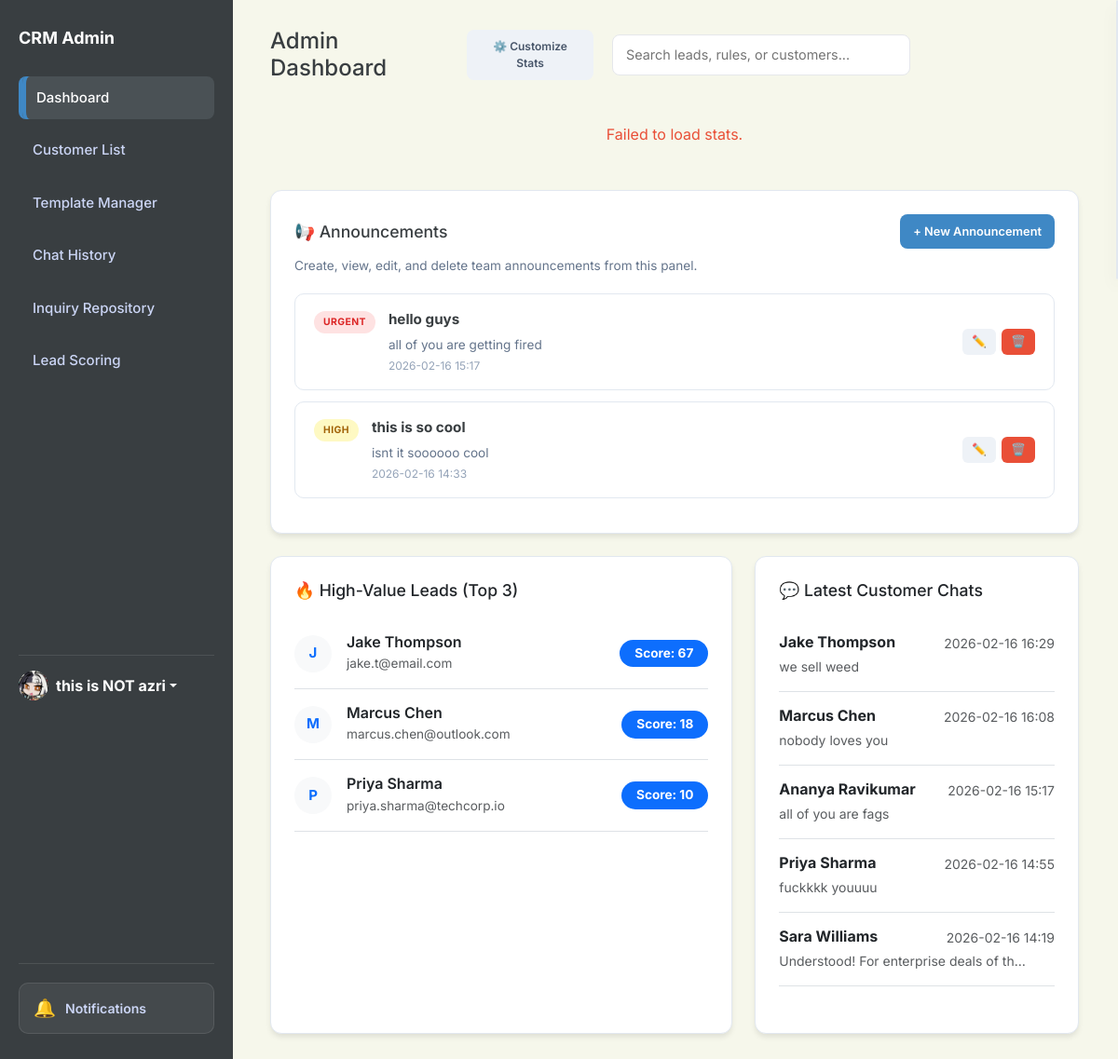
The page /dashboard (signed in) on the database its author committed.
### app.py (models this page shows, shortened)
class Announcement(db.Model):
    id = db.Column(db.Integer, primary_key=True)
    title = db.Column(db.String(150), nullable=False)
    content = db.Column(db.Text, nullable=False)
    priority = db.Column(db.String(20), nullable=False, default='normal')  # low, normal, high, urgent
    created_at = db.Column(db.String(50))

class ChatSession(db.Model):
    id = db.Column(db.Integer, primary_key=True)
    visitor_name = db.Column(db.String(100), nullable=False)
    visitor_email = db.Column(db.String(120))
    status = db.Column(db.String(20), default='bot')  # bot, agent_active, closed
    linked_customer_id = db.Column(db.Integer, db.ForeignKey('customer.id'), nullable=True)
    linked_inquiry_id = db.Column(db.Integer, db.ForeignKey('inquiry.id'), nullable=True)
    created_at = db.Column(db.String(50))
    updated_at = db.Column(db.String(50))
    tags = db.Column(db.String(200), default='')  # comma-separated: impt,waiting,completed
    archived = db.Column(db.Boolean, default=False)
    pinned = db.Column(db.Boolean, default=False)
    chat_messages = db.relationship('ChatMessage', backref='session', cascade="all, delete-orphan", order_by='ChatMessage.id')
    linked_customer = db.relationship('Customer', backref='chat_sessions')
    linked_inquiry = db.relationship('Inquiry', backref='chat_sessions')

class ChatMessage(db.Model):
    id = db.Column(db.Integer, primary_key=True)
    session_id = db.Column(db.Integer, db.ForeignKey('chat_session.id'), nullable=False)
    sender_type = db.Column(db.String(20), nullable=False)  # customer, bot, agent, system
    sender_name = db.Column(db.String(100))
    text = db.Column(db.Text, nullable=False)
    timestamp = db.Column(db.String(50))

### app.py (the view)
@app.route('/')
@app.route('/dashboard')
def dashboard():
    all_rules = Rule.query.all()
    all_inquiries = Inquiry.query.all()
    all_announcements = Announcement.query.order_by(Announcement.id.desc()).all()
    latest_chats = ChatSession.query.filter_by(archived=False).order_by(ChatSession.updated_at.desc()).limit(5).all()
    all_sessions = ChatSession.query.all()
    scored_sessions = []
    for s in all_sessions:
        score = calculate_session_score(s)
        s.calculated_score = score # Attach for template
        scored_sessions.append(s)
    scored_sessions.sort(key=lambda x: x.calculated_score, reverse=True)
    high_value_leads = scored_sessions[:3] # User asked for High Value sections... template says Top 3
    return render_template('admin_dashboard_main_hub.html',
                           all_rules=all_rules,
                           all_inquiries=all_inquiries,
                           all_announcements=all_announcements,
                           latest_chats=latest_chats,
                           high_value_leads=high_value_leads)

### templates/admin_dashboard_main_hub.html (shortened to what this page needs)
<!DOCTYPE html>
<html lang="en">
<head>
    <link href="https://cdn.jsdelivr.net/npm/bootstrap@5.3.0/dist/css/bootstrap.min.css" rel="stylesheet">
    <link rel="stylesheet" href="{{ url_for('static', filename='style.css') }}">
</head>
<body id="page-dashboard">
    <aside class="sidebar">
        <h2>CRM Admin</h2>
        <a href="/dashboard" class="nav-link nav-dashboard active">Dashboard</a>
        <a href="/customers" class="nav-link nav-customers">Customer List</a>
        <a href="/templates-manager" class="nav-link nav-templates">Template Manager</a>
        <a href="/history" class="nav-link nav-history">Chat History</a>
        <a href="/repository" class="nav-link nav-repository">Inquiry Repository</a>
        <a href="/scoring" class="nav-link nav-scoring">Lead Scoring</a>
        <div class="mt-auto pt-3 border-top border-secondary" style="border-color: rgba(255,255,255,0.1) !important;">
            <div class="dropdown">
                <a href="#" class="d-flex align-items-center text-white text-decoration-none dropdown-toggle"
                    id="dropdownUser1" data-bs-toggle="dropdown" aria-expanded="false">
                    <div class="avatar-circle bg-primary text-white me-2"
                        style="width: 32px; height: 32px; font-size: 14px; display:flex; align-items:center; justify-content:center; border-radius:50%; overflow:hidden;">
                        {% if session.get('user_pic') and 'http' in session.get('user_pic') %}
                        <img src="{{ session.get('user_pic') }}" alt="User"
                            style="width:100%; height:100%; object-fit:cover;">
                        {% elif session.get('user_pic') %}
                        <img src="{{ url_for('static', filename='uploads/' + session.get('user_pic')) }}" alt="User"
                            style="width:100%; height:100%; object-fit:cover;">
                        {% else %}
                        {{ session.get('user_name', 'Admin')[0] | upper }}
                        {% endif %}
                    </div>
                    <strong>{{ session.get('user_name', 'Admin') }}</strong>
                </a>
            </div>
        </div>
    </aside>
    <main class="main">
        <div class="header">
            <div class="header-left">
                <h1 style="margin:0; font-size: 24px;">Admin Dashboard</h1>
                <button class="btn btn-gray" data-bs-toggle="modal" data-bs-target="#customizeModal"
                    style="font-size: 12px;" onclick="openCustomizeModal()">⚙️ Customize Stats</button>
            </div>
            <div class="search-container">
                <input type="text" placeholder="Search leads, rules, or customers..." class="taskbar-search">
            </div>
        </div>
        <div class="row g-3 mb-4" id="statsRow">
            <div class="col-12 text-center py-4" id="statsLoading">
            </div>
        </div>
        <div class="card mb-4 announcement-section" style="padding: 25px;">
            <div class="announcement-header">
                <h3 style="margin:0; font-size: 1.1rem; color: var(--slate-900);">📢 Announcements</h3>
                <button class="btn btn-blue" id="btnNewAnnouncement" onclick="openAnnouncementModal()">
                    + New Announcement
                </button>
            </div>
            <p style="color: var(--gray); font-size: 0.85rem; margin-bottom: 20px;">
                Create, view, edit, and delete team announcements from this panel.
            </p>
            <div id="announcementsContainer">
                {% if all_announcements %}
                {% for a in all_announcements %}
                <div class="announcement-card" id="announcement-{{ a.id }}" data-id="{{ a.id }}">
                    <div class="announcement-card-left">
                        <span class="announcement-priority-badge priority-{{ a.priority }}">{{ a.priority | upper
                            }}</span>
                        <div class="announcement-card-body">
                            <strong class="announcement-title">{{ a.title }}</strong>
                            <p class="announcement-content">{{ a.content }}</p>
                            <small class="announcement-date">{{ a.created_at or 'N/A' }}</small>
                        </div>
                    </div>
                    <div class="announcement-card-actions">
                        <button class="btn btn-sm btn-gray" title="Edit"
                            onclick="editAnnouncement({{ a.id }}, '{{ a.title | e }}', `{{ a.content | e }}`, '{{ a.priority }}')">✏️</button>
                        <button class="btn btn-sm btn-red" title="Delete"
                            onclick="confirmDeleteAnnouncement({{ a.id }})">🗑️</button>
                    </div>
                </div>
                {% endfor %}
                {% else %}
                <div class="announcement-empty" id="announcementEmpty">
                    <p style="text-align:center; color: var(--gray); padding: 30px 0;">No announcements yet. Click
                        <strong>+ New Announcement</strong> to create one.
                    </p>
                </div>
                {% endif %}
            </div>
        </div>
        <div class="row g-4">
            <div class="col-12 col-lg-7">
                <div class="card h-100">
                    <h3 style="margin-bottom: 20px; font-size: 1.1rem;">🔥 High-Value Leads (Top 3)</h3>
                    <div id="highValueLeadsContainer">
                        {% if high_value_leads %}
                        <div class="list-group list-group-flush">
                            {% for lead in high_value_leads %}
                            <div
                                class="list-group-item px-0 py-3 d-flex align-items-center justify-content-between border-bottom">
                                <div class="d-flex align-items-center">
                                    <div class="avatar-circle me-3 bg-light text-primary"
                                        style="width:40px; height:40px; border-radius:50%; display:flex; align-items:center; justify-content:center; font-weight:bold;">
                                        {{ lead.visitor_name[0] | upper }}
                                    </div>
                                    <div>
                                        <h6 class="mb-0 text-dark" style="font-weight:600;">{{ lead.visitor_name }}</h6>
                                        <small class="text-muted" style="font-size:0.85rem;">{{ lead.visitor_email or
                                            'No email' }}</small>
                                    </div>
                                </div>
                                <div class="text-end">
                                    <span class="badge bg-primary rounded-pill px-3 py-2" style="font-size:0.85rem;">
                                        Score: {{ lead.calculated_score | int }}
                                    </span>
                                </div>
                            </div>
                            {% endfor %}
                        </div>
                        {% else %}
                        <div class="text-center py-4">
                            <p class="text-muted mb-0">No leads scored yet.</p>
                        </div>
                        {% endif %}
                    </div>
                </div>
            </div>
            <div class="col-12 col-lg-5">
                <div class="card h-100">
                    <h3 style="margin-bottom: 20px; font-size: 1.1rem;">💬 Latest Customer Chats</h3>
                    <div id="latestChatsContainer">
                        {% if latest_chats %}
                        <div class="list-group list-group-flush">
                            {% for chat in latest_chats %}
                            <a href="/history?session={{ chat.id }}"
                                class="list-group-item list-group-item-action px-0 py-3 border-bottom">
                                <div class="d-flex w-100 justify-content-between mb-1">
                                    <h6 class="mb-0 fw-bold text-dark">{{ chat.visitor_name }}</h6>
                                    <small class="text-muted">{{ chat.updated_at.split(' ')[1] if chat.updated_at and '
                                        ' in chat.updated_at else chat.updated_at }}</small>
                                </div>
                                <p class="mb-0 small text-muted text-truncate" style="max-width: 90%;">
                                    {% if chat.chat_messages %}
                                    {{ chat.chat_messages[-1].text }}
                                    {% else %}
                                    <em>No messages yet</em>
                                    {% endif %}
                                </p>
                            </a>
                            {% endfor %}
                        </div>
                        {% else %}
                        <div class="text-center py-4">
                            <p class="text-muted mb-0">No recent chats found.</p>
                        </div>
                        {% endif %}
                    </div>
                </div>
            </div>
        </div>
    </main>
</body>
</html>

### rows shown on the page
Announcement: priority "URGENT", title "hello guys", content "all of you are getting fired", created_at "2026-02-16 15:17"
Announcement: priority "HIGH", title "this is so cool", content "isnt it soooooo cool", created_at "2026-02-16 14:33"
ChatSession: visitor_name "J", visitor_name "Jake Thompson", visitor_email "jake.t@email.com", calculated_score "67", updated_at "2026-02-16 16:29", text "we sell weed"
ChatSession: visitor_name "M", visitor_name "Marcus Chen", visitor_email "marcus.chen@outlook.com", calculated_score "18", updated_at "2026-02-16 16:08", text "nobody loves you"
ChatSession: visitor_name "P", visitor_name "Priya Sharma", visitor_email "priya.sharma@techcorp.io", calculated_score "10", updated_at "2026-02-16 14:55", text "fuckkkk youuuu"
ChatSession: visitor_name "Ananya Ravikumar", updated_at "2026-02-16 15:17", text "all of you are fags"
ChatSession: visitor_name "Sara Williams", updated_at "2026-02-16 14:19", text "Understood! For enterprise deals of th…"

### other values the page prints
{{ session.get('user_name', 'Admin') }} "this is NOT azri"
